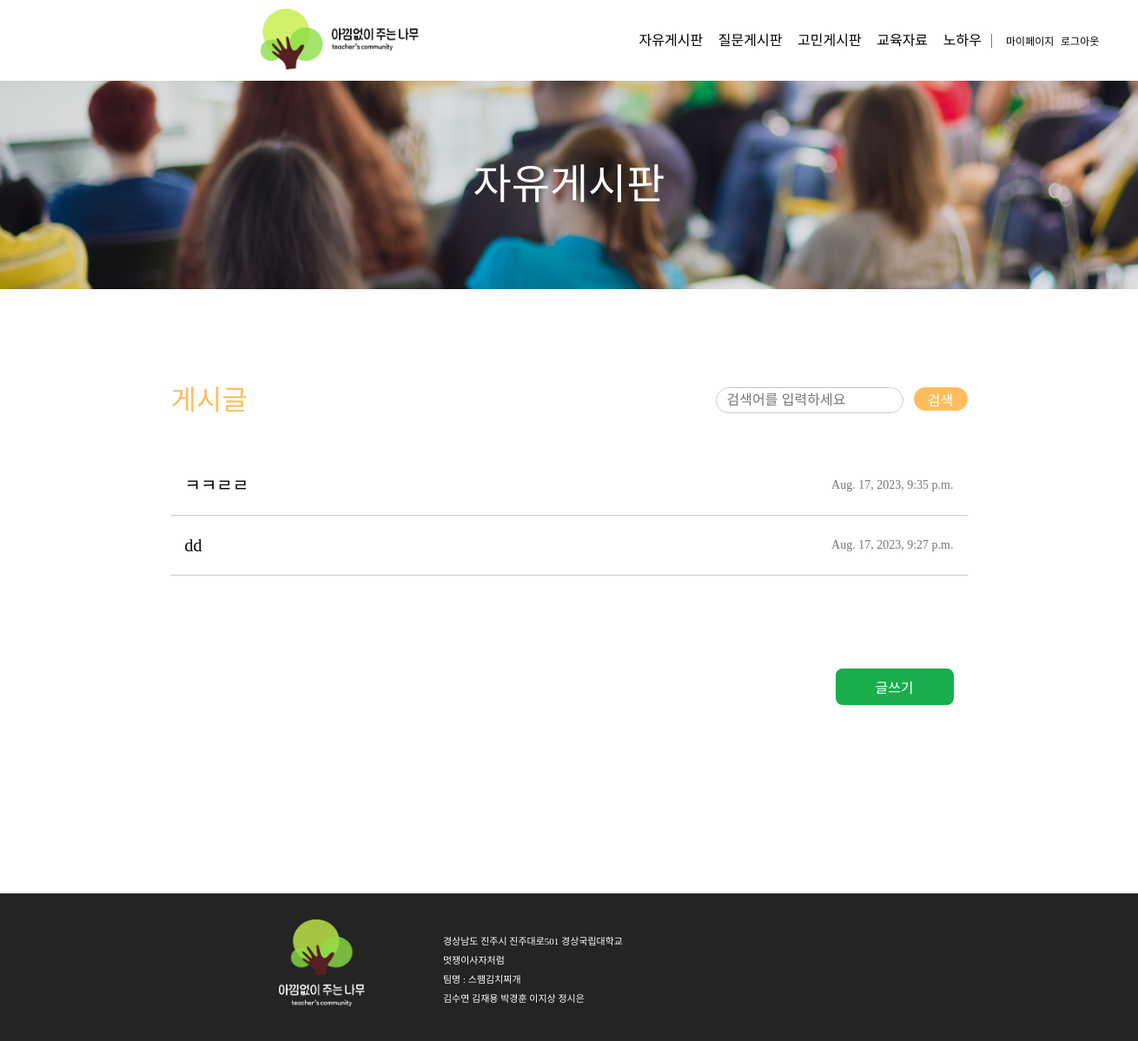
Screenshot of /free_board/ (signed in) with the database file from the repository.
### teacher_community/models.py (models this page shows, shortened)
class Post(models.Model):
    author = models.ForeignKey(
        Teacher, related_name="post_author", on_delete=models.CASCADE
    )
    title = models.CharField(max_length=255)
    content = models.TextField()
    created_at = models.DateTimeField(auto_now_add=True)
    updated_at = models.DateTimeField(auto_now=True)
    views = models.PositiveIntegerField(default=0)  # 조회수 필드 추가
    likes_user = models.ManyToManyField(
        settings.AUTH_USER_MODEL, related_name="likes_user", blank=True
    )
    category = models.CharField(max_length=10)
    file = models.FileField(upload_to="post_files/", blank=True, null=True)  # 파일 첨부 필드
    class Meta:
        ordering = ["-created_at"]  # 최신 글이 먼저 오도록 정렬

### teacher_community/views.py (the view)
# urls.py: path("free_board/", views.free_board, name="free_board"),
def free_board(request):
    posts = Post.objects.filter(category="자유게시판")
    print("실행1")
    return render(request, "free_board.html", {"posts": posts})

### templates/free_board.html (shortened to what this page needs)
{% extends 'nav_footer.html' %}
{% load static %}
{% block content %}
<!DOCTYPE html>
<html lang="ko">
<head>
  <link rel="stylesheet" href="{% static 'css/free_board.css' %}">
</head>
<body>
  <div class="wrapper">
    <div class="backgroundTitle"><span>자유게시판</span></div>
    <div class="main">
      <div class="upMain">
        <div class="postName">게시글</div>
        <div class="search">
          <form action="{% url 'free_search' %}" method="GET">
            <div class="searchwrapper">
              <div class="searchBox">
                <input type="text" class="textBox" name="q" placeholder="검색어를 입력하세요">
              </div>
              <button type="submit" class="searchButton">
                <div class="searchButtonText">검색</div>
              </button>
            </div>
          </form>
        </div>
      </div>
      <div class="midMain">
        {% for post in posts %}
          <a href="{% url 'detail' post.id %}" class="post">
            <div class="postTitle">{{ post.title }}</div>
            <div class="postTime">{{ post.created_at }}</div>
          </a>
        {% endfor %}
      </div>
      <div class="downMain">
        <div class="writeWrapper">
          <button class="write_btn"><a href="{% url 'free_write' %}">글쓰기</a></button>
        </div>
      </div>
    </div>
  </div>
</body>
</html>
{% endblock %}

### static/css/nav2.css (style rules this page uses)
* { box-sizing: content-box; }
body, main, div, h1, h2, h3 { margin: 0; padding: 0; }
a { text-decoration: none; color: inherit; }
html, body, div, span, applet, object, iframe, h1, h2, h3, h4, h5, h6, p, blockquote, pre, a, abbr, acronym, address, big, cite, code, del, dfn, em, img, ins, kbd, q, s, samp, small, strike, strong, sub, sup, tt, var, b, u, i, center, dl, dt, dd, ol, ul, li, fieldset, form, label, legend, table, caption, tbody, tfoot, thead, tr, th, td, article, aside, canvas, details, embed, figure, figcaption, footer, header, hgroup, menu, nav, output, ruby, section, summary, time, mark, audio, video { margin: 0; padding: 0; border: 0; font-size: 100%; font: inherit; vertical-align: baseline; }
body { line-height: 1; }
.wrapper { align-items: center; }

### static/css/footer2.css (style rules this page uses)
* { box-sizing: content-box; }
body, main, div, h1, h2, h3 { margin: 0; padding: 0; }
a { text-decoration: none; color: inherit; }
html, body, div, span, applet, object, iframe, h1, h2, h3, h4, h5, h6, p, blockquote, pre, a, abbr, acronym, address, big, cite, code, del, dfn, em, img, ins, kbd, q, s, samp, small, strike, strong, sub, sup, tt, var, b, u, i, center, dl, dt, dd, ol, ul, li, fieldset, form, label, legend, table, caption, tbody, tfoot, thead, tr, th, td, article, aside, canvas, details, embed, figure, figcaption, footer, header, hgroup, menu, nav, output, ruby, section, summary, time, mark, audio, video { margin: 0; padding: 0; border: 0; font-size: 100%; font: inherit; vertical-align: baseline; }
body { line-height: 1; }

### static/css/free_board.css (style rules this page uses)
html, body, div, span, applet, object, iframe, h1, h2, h3, h4, h5, h6, p, blockquote, pre, a, abbr, acronym, address, big, cite, code, del, dfn, em, img, ins, kbd, q, s, samp, small, strike, strong, sub, sup, tt, var, b, u, i, center, dl, dt, dd, ol, ul, li, fieldset, form, label, legend, table, caption, tbody, tfoot, thead, tr, th, td, article, aside, canvas, details, embed, figure, figcaption, footer, header, hgroup, menu, nav, output, ruby, section, summary, time, mark, audio, video { margin: 0; padding: 0; border: 0; font-size: 100%; font: inherit; vertical-align: baseline; }
body { line-height: 1; }
a { text-decoration: none; color: inherit; }
.wrapper { display: flex; flex-direction: column; justify-content: center; align-items : center; }
.backgroundTitle { position: relative; width: 100%; height: 240px; background-image: url("../img/concernimg.png"); background-repeat: no-repeat; background-size: cover; text-align: center; display: flex; justify-content: center; align-items: center; font-size: 48px; font-family: 'Pretendard-SemiBold'; color: #ffffff; }
.main { width: 70%; position: relative; margin: 6rem 30rem 6rem 30rem; padding: 1rem; }
.upMain { display: flex; align-items: center; justify-content: space-between; }
.postName { font-size: 32px; color: #fdbd5e; font-family:'Pretendard-Bold'; }
.search { display: flex; align-items: center; }
.textBox { width: 200px; height: 20px; padding-top: 4px; padding-bottom: 4px; padding-left: 12px; border: 1px solid #ccc; border-radius: 20px; font-size: 16px; }
.searchwrapper { display: flex; }
.searchButton { width: 50px; height: 25px; border-radius: 20px; display: flex; align-items: center; justify-content: center; color: white; background-color: #fdbd5e; font-size: 16px; margin-left: 12px; border: none; cursor: pointer; }
.searchButtonText { color: white; }
.midMain { margin-top: 3rem; width: 100%; }
.post { padding: 1.5rem 1rem; display: flex; align-items: center; justify-content: space-between; border-bottom: 1px solid #ccc; }
.postTitle { font-size: 20px; font-family: 'Pretendard-Regular'; }
.postTime { color: #767676; font-size: 14px; font-family: 'Pretendard-Light'; }
.downMain { position:relative; display: flex; justify-content: center; align-items: center; flex-direction: column; margin-top: 2rem; height:10rem; padding: 1rem; }
.writeWrapper { width:100%; display: flex; justify-content: flex-end; }
.write_btn { width: 124px; height: 40px; background-color: #19ae4b; border: none; border-radius: 8px; color: #ffffff; font-size: 16px; font-family: 'Pretendard-SemiBold'; }

### rows the page displays
Post: title "ㅋㅋㄹㄹ", created_at "Aug. 17, 2023, 9:35 p.m."
Post: title "dd", created_at "Aug. 17, 2023, 9:27 p.m."
